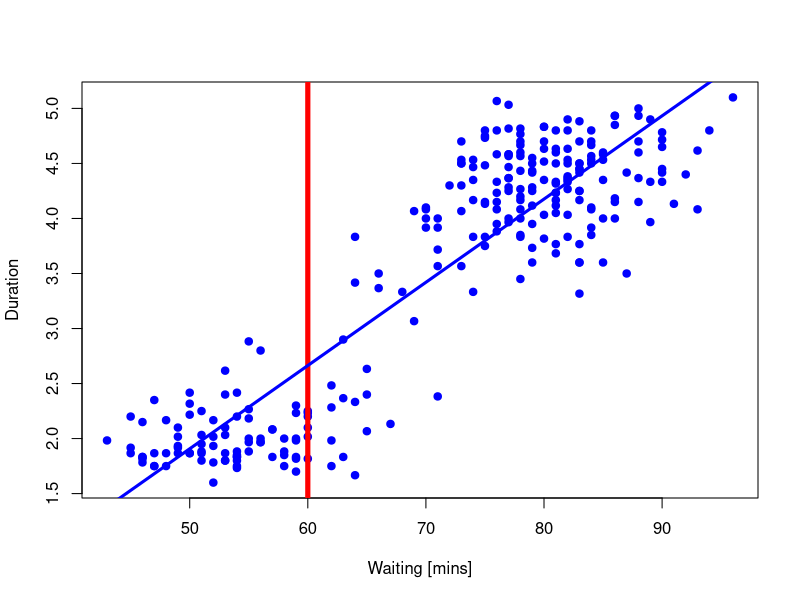

Write the R code that produced this figure.
library(caret)
data(faithful)
head(faithful)
lm1 <- lm(eruptions ~ waiting, faithful)
coef(lm1)[1] + coef(lm1)[2] * 60
sqrt(sum((lm1$fitted-faithful$eruptions)^2))# Calculate RSME on data
plot(faithful$waiting, faithful$eruptions, pch=19, col="blue", xlab="Waiting [mins]", ylab= "Duration")
lines(c(60,60),c(0,200),col = "red",lwd = 5)
lines(faithful$waiting, predict(lm1), col = "blue",lwd=3)
